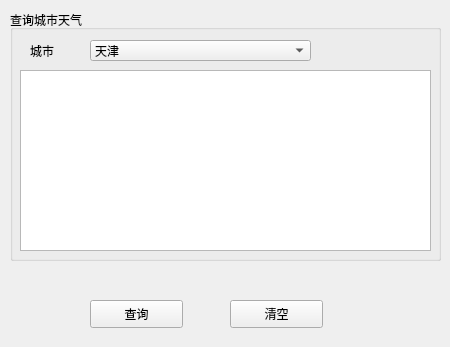
<?xml version="1.0" encoding="UTF-8"?>
<ui version="4.0">
 <class>widget</class>
 <widget class="QWidget" name="widget">
  <property name="geometry">
   <rect>
    <x>0</x>
    <y>0</y>
    <width>450</width>
    <height>347</height>
   </rect>
  </property>
  <property name="windowTitle">
   <string>GitPython</string>
  </property>
  <widget class="QGroupBox" name="groupBox">
   <property name="geometry">
    <rect>
     <x>10</x>
     <y>10</y>
     <width>431</width>
     <height>251</height>
    </rect>
   </property>
   <property name="title">
    <string>查询城市天气</string>
   </property>
   <widget class="QComboBox" name="weatherComboBox">
    <property name="geometry">
     <rect>
      <x>80</x>
      <y>30</y>
      <width>221</width>
      <height>21</height>
     </rect>
    </property>
    <item>
     <property name="text">
      <string>天津</string>
     </property>
    </item>
    <item>
     <property name="text">
      <string>长春</string>
     </property>
    </item>
    <item>
     <property name="text">
      <string>北京</string>
     </property>
    </item>
    <item>
     <property name="text">
      <string>廊坊</string>
     </property>
    </item>
    <item>
     <property name="text">
      <string>沈阳</string>
     </property>
    </item>
   </widget>
   <widget class="QTextEdit" name="resultText">
    <property name="geometry">
     <rect>
      <x>10</x>
      <y>60</y>
      <width>411</width>
      <height>181</height>
     </rect>
    </property>
   </widget>
   <widget class="QLabel" name="label">
    <property name="geometry">
     <rect>
      <x>20</x>
      <y>30</y>
      <width>72</width>
      <height>21</height>
     </rect>
    </property>
    <property name="text">
     <string>城市</string>
    </property>
   </widget>
  </widget>
  <widget class="QPushButton" name="queryBtn">
   <property name="geometry">
    <rect>
     <x>90</x>
     <y>300</y>
     <width>93</width>
     <height>28</height>
    </rect>
   </property>
   <property name="text">
    <string>查询</string>
   </property>
  </widget>
  <widget class="QPushButton" name="clearBtn">
   <property name="geometry">
    <rect>
     <x>230</x>
     <y>300</y>
     <width>93</width>
     <height>28</height>
    </rect>
   </property>
   <property name="text">
    <string>清空</string>
   </property>
  </widget>
 </widget>
 <resources/>
 <connections>
  <connection>
   <sender>clearBtn</sender>
   <signal>clicked()</signal>
   <receiver>widget</receiver>
   <slot>clearResult()</slot>
   <hints>
    <hint type="sourcelabel">
     <x>270</x>
     <y>314</y>
    </hint>
    <hint type="destinationlabel">
     <x>363</x>
     <y>288</y>
    </hint>
   </hints>
  </connection>
  <connection>
   <sender>queryBtn</sender>
   <signal>clicked()</signal>
   <receiver>widget</receiver>
   <slot>queryWeather()</slot>
   <hints>
    <hint type="sourcelabel">
     <x>161</x>
     <y>313</y>
    </hint>
    <hint type="destinationlabel">
     <x>64</x>
     <y>286</y>
    </hint>
   </hints>
  </connection>
 </connections>
 <slots>
  <slot>clearResult()</slot>
  <slot>queryWeather()</slot>
 </slots>
</ui>
